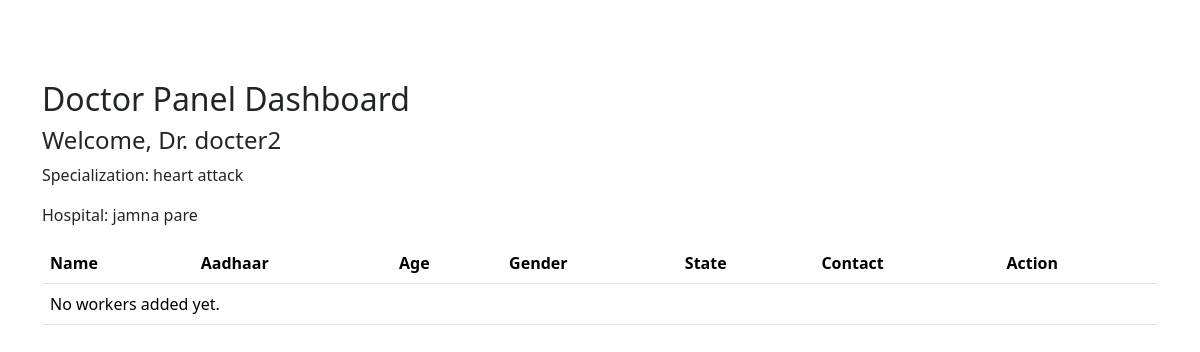
The app's page /doctor-panel/ (signed in) with its own data.
### records/models.py (models this page shows, shortened)
class DoctorPanel(models.Model):
    user = models.OneToOneField(User, on_delete=models.CASCADE)  # link with login user
    specialization = models.CharField(max_length=100, blank=True, null=True)
    hospital = models.CharField(max_length=150, blank=True, null=True)
    phone = models.CharField(max_length=15, blank=True, null=True)

### records/views.py (the view)
# urls.py: path("doctor-panel/", views.doctor_panel_dashboard, name="doctor_panel_dashboard"),
def doctor_panel_dashboard(request):
    try:
        doctor = DoctorPanel.objects.get(user=request.user)
    except DoctorPanel.DoesNotExist:
        messages.error(request, "You do not have access to the Doctor Panel.")
        return redirect("home")
    workers = doctor.workers.all()
    return render(request, "doctor_panel_dashboard.html", {
        "doctor": doctor,
        "workers": workers
    })

### records/templates/doctor_panel_dashboard.html
{% extends "base.html" %}
{% block content %}
<h2>Doctor Panel Dashboard</h2>
<h4>Welcome, Dr. {{ doctor.user.username }}</h4>
<p>Specialization: {{ doctor.specialization }}</p>
<p>Hospital: {{ doctor.hospital }}</p>
<table class="table">
  <thead>
    <tr>
      <th>Name</th>
      <th>Aadhaar</th>
      <th>Age</th>
      <th>Gender</th>
      <th>State</th>
      <th>Contact</th>
      <th>Action</th>
    </tr>
  </thead>
  <tbody>
    {% for worker in workers %}
    <tr>
      <td>{{ worker.name }}</td>
      <td>{{ worker.aadhaar_id }}</td>
      <td>{{ worker.age }}</td>
      <td>{{ worker.gender }}</td>
      <td>{{ worker.state_of_origin }}</td>
      <td>{{ worker.contact_number }}</td>
      <td>
        <a href="{% url 'doctor_edit_worker' worker.id %}" class="btn btn-sm btn-primary">Edit</a>
      </td>
    </tr>
    {% empty %}
    <tr><td colspan="7">No workers added yet.</td></tr>
    {% endfor %}
  </tbody>
</table>
{% endblock %}

### records on screen
DoctorPanel: user.username "docter2", specialization "heart attack", hospital "jamna pare"
